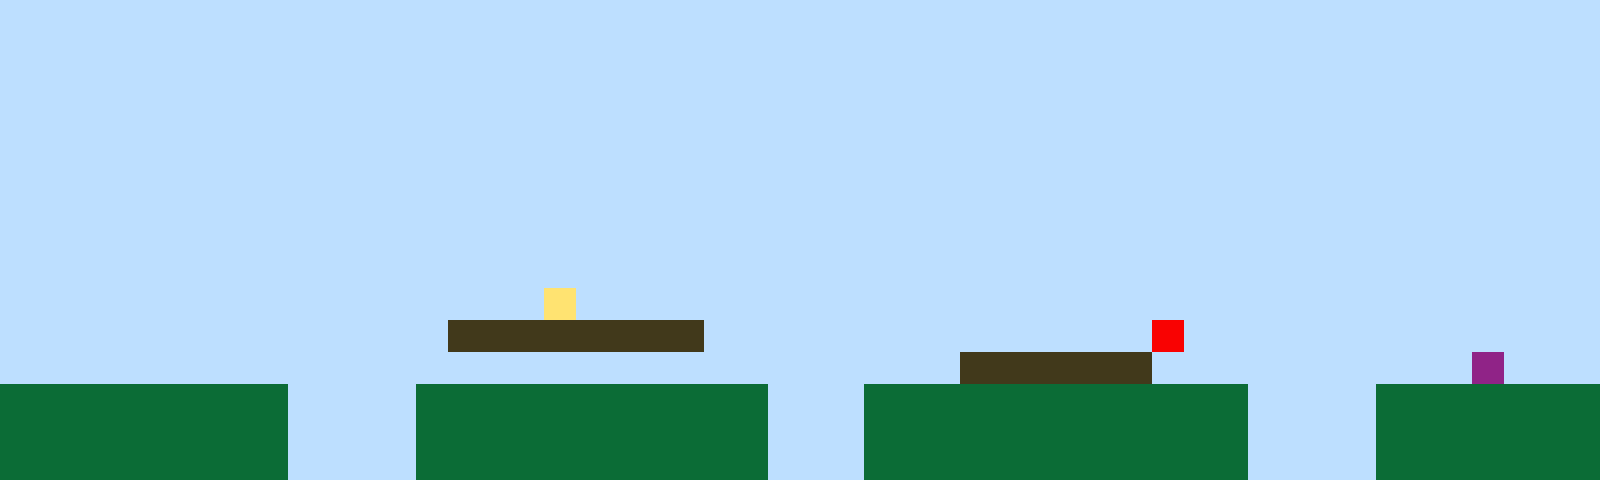

Below is a game level as drawn by its tile map, then a one-line description and the .tmx file that defines it, in full:
An orthogonal 50x15 tile map with 32x32 px tiles, 1 tile layer (Tile Layer 1).

<map version="1.10" tiledversion="1.11.2" orientation="orthogonal" renderorder="right-up" width="50" height="15" tilewidth="32" tileheight="32" infinite="0" nextlayerid="2" nextobjectid="1"><editorsettings><export target="map1.csv" format="csv" /></editorsettings><tileset firstgid="1" name="sprites" tilewidth="32" tileheight="32" tilecount="6" columns="3"><image source="sprites.png" width="96" height="64" /></tileset><layer id="1" name="Tile Layer 1" width="50" height="15"><data encoding="csv">1,1,1,1,1,1,1,1,1,1,1,1,1,1,1,1,1,1,1,1,1,1,1,1,1,1,1,1,1,1,1,1,1,1,1,1,1,1,1,1,1,1,1,1,1,1,1,1,1,1,1,1,1,1,1,1,1,1,1,1,1,1,1,1,1,1,1,1,1,1,1,1,1,1,1,1,1,1,1,1,1,1,1,1,1,1,1,1,1,1,1,1,1,1,1,1,1,1,1,1,1,1,1,1,1,1,1,1,1,1,1,1,1,1,1,1,1,1,1,1,1,1,1,1,1,1,1,1,1,1,1,1,1,1,1,1,1,1,1,1,1,1,1,1,1,1,1,1,1,1,1,1,1,1,1,1,1,1,1,1,1,1,1,1,1,1,1,1,1,1,1,1,1,1,1,1,1,1,1,1,1,1,1,1,1,1,1,1,1,1,1,1,1,1,1,1,1,1,1,1,1,1,1,1,1,1,1,1,1,1,1,1,1,1,1,1,1,1,1,1,1,1,1,1,1,1,1,1,1,1,1,1,1,1,1,1,1,1,1,1,1,1,1,1,1,1,1,1,1,1,1,1,1,1,1,1,1,1,1,1,1,1,1,1,1,1,1,1,1,1,1,1,1,1,1,1,1,1,1,1,1,1,1,1,1,1,1,1,1,1,1,1,1,1,1,1,1,1,1,1,1,1,1,1,1,1,1,1,1,1,1,1,1,1,1,1,1,1,1,1,1,1,1,1,1,1,1,1,1,1,1,1,1,1,1,1,1,1,1,1,1,1,1,1,1,1,1,1,1,1,1,1,1,1,1,1,1,1,1,1,1,1,1,1,1,1,1,1,1,1,1,1,1,1,1,1,1,1,1,1,1,1,1,1,1,1,1,1,1,1,1,1,1,1,1,1,1,1,1,1,1,1,1,1,1,1,1,1,1,1,1,1,1,1,1,1,1,1,1,1,1,1,1,1,1,1,1,1,1,1,1,1,1,1,1,1,1,1,1,1,1,1,1,1,1,1,1,1,1,1,1,1,1,1,1,1,1,1,1,1,1,1,1,1,1,1,1,4,1,1,1,1,1,1,1,1,1,1,1,1,1,1,1,1,1,1,1,1,1,1,1,1,1,1,1,1,1,1,1,1,1,1,1,1,1,1,1,1,1,1,1,1,1,1,3,3,3,3,3,3,3,3,1,1,1,1,1,1,1,1,1,1,1,1,1,1,5,1,1,1,1,1,1,1,1,1,1,1,1,1,1,1,1,1,1,1,1,1,1,1,1,1,1,1,1,1,1,1,1,1,1,1,1,1,1,1,1,1,1,1,3,3,3,3,3,3,1,1,1,1,1,1,1,1,1,1,6,1,1,1,2,2,2,2,2,2,2,2,2,1,1,1,1,2,2,2,2,2,2,2,2,2,2,2,1,1,1,2,2,2,2,2,2,2,2,2,2,2,2,1,1,1,1,2,2,2,2,2,2,2,2,2,2,2,2,2,2,2,2,1,1,1,1,2,2,2,2,2,2,2,2,2,2,2,1,1,1,2,2,2,2,2,2,2,2,2,2,2,2,1,1,1,1,2,2,2,2,2,2,2,2,2,2,2,2,2,2,2,2,1,1,1,1,2,2,2,2,2,2,2,2,2,2,2,1,1,1,2,2,2,2,2,2,2,2,2,2,2,2,1,1,1,1,2,2,2,2,2,2,2</data></layer></map>
